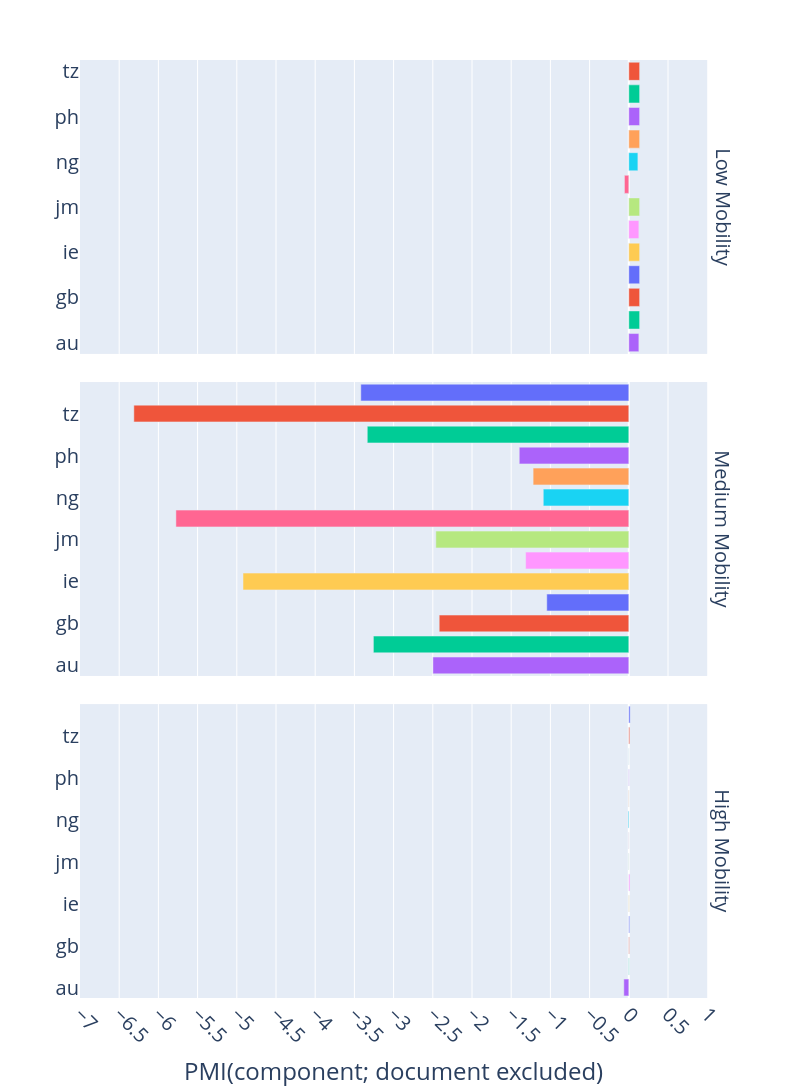

Notebook code cell kept with this figure:
### Code cell
# !mkdir -p ../output/eval/images/pmi 
# render_pmi_bar("by_cluster").write_image("../output/eval/images/pmi/distribution_null.png")
# render_pmi_bar("by_mobility").write_image("../output/eval/images/pmi/scale_mobility.png")
# render_pmi_bar("by_mobility").write_image("../output/eval/images/pmi/mobility.png")
render_pmi_bar("by_source_genre_component_english", "component")
# render_pmi_bar("by_source_genre_cluster_english").write_image("../output/eval/images/pmi/mobility_cluster.png")

### Figure 1 — Plotly figure (JSON) as saved in the notebook; plotly's stock layout.template omitted (floating-point values rounded to 4 significant figures)
{"data": [{"hovertemplate": "component=%{y}<br>Degree of Mobility=low<br>PMI(component; document excluded)=%{x}<extra></extra>", "legendgroup": "tz", "marker": {"color": "#EF553B", "pattern": {"shape": ""}}, "name": "tz", "orientation": "h", "showlegend": true, "textposition": "auto", "type": "bar", "x": [0.1381], "xaxis": "x3", "y": ["tz"], "yaxis": "y3"}, {"hovertemplate": "component=%{y}<br>Degree of Mobility=low<br>PMI(component; document excluded)=%{x}<extra></extra>", "legendgroup": "sg", "marker": {"color": "#00cc96", "pattern": {"shape": ""}}, "name": "sg", "orientation": "h", "showlegend": true, "textposition": "auto", "type": "bar", "x": [0.1381], "xaxis": "x3", "y": ["sg"], "yaxis": "y3"}, {"hovertemplate": "component=%{y}<br>Degree of Mobility=low<br>PMI(component; document excluded)=%{x}<extra></extra>", "legendgroup": "ph", "marker": {"color": "#ab63fa", "pattern": {"shape": ""}}, "name": "ph", "orientation": "h", "showlegend": true, "textposition": "auto", "type": "bar", "x": [0.1381], "xaxis": "x3", "y": ["ph"], "yaxis": "y3"}, {"hovertemplate": "component=%{y}<br>Degree of Mobility=low<br>PMI(component; document excluded)=%{x}<extra></extra>", "legendgroup": "nz", "marker": {"color": "#FFA15A", "pattern": {"shape": ""}}, "name": "nz", "orientation": "h", "showlegend": true, "textposition": "auto", "type": "bar", "x": [0.1381], "xaxis": "x3", "y": ["nz"], "yaxis": "y3"}, {"hovertemplate": "component=%{y}<br>Degree of Mobility=low<br>PMI(component; document excluded)=%{x}<extra></extra>", "legendgroup": "ng", "marker": {"color": "#19d3f3", "pattern": {"shape": ""}}, "name": "ng", "orientation": "h", "showlegend": true, "textposition": "auto", "type": "bar", "x": [0.1159], "xaxis": "x3", "y": ["ng"], "yaxis": "y3"}, {"hovertemplate": "component=%{y}<br>Degree of Mobility=low<br>PMI(component; document excluded)=%{x}<extra></extra>", "legendgroup": "ke", "marker": {"color": "#FF6692", "pattern": {"shape": ""}}, "name": "ke", "orientation": "h", "showlegend": true, "textposition": "auto", "type": "bar", "x": [-0.05577], "xaxis": "x3", "y": ["ke"], "yaxis": "y3"}, {"hovertemplate": "component=%{y}<br>Degree of Mobility=low<br>PMI(component; document excluded)=%{x}<extra></extra>", "legendgroup": "jm", "marker": {"color": "#B6E880", "pattern": {"shape": ""}}, "name": "jm", "orientation": "h", "showlegend": true, "textposition": "auto", "type": "bar", "x": [0.1381], "xaxis": "x3", "y": ["jm"], "yaxis": "y3"}, {"hovertemplate": "component=%{y}<br>Degree of Mobility=low<br>PMI(component; document excluded)=%{x}<extra></extra>", "legendgroup": "in", "marker": {"color": "#FF97FF", "pattern": {"shape": ""}}, "name": "in", "orientation": "h", "showlegend": true, "textposition": "auto", "type": "bar", "x": [0.1285], "xaxis": "x3", "y": ["in"], "yaxis": "y3"}, {"hovertemplate": "component=%{y}<br>Degree of Mobility=low<br>PMI(component; document excluded)=%{x}<extra></extra>", "legendgroup": "ie", "marker": {"color": "#FECB52", "pattern": {"shape": ""}}, "name": "ie", "orientation": "h", "showlegend": true, "textposition": "auto", "type": "bar", "x": [0.1381], "xaxis": "x3", "y": ["ie"], "yaxis": "y3"}, {"hovertemplate": "component=%{y}<br>Degree of Mobility=low<br>PMI(component; document excluded)=%{x}<extra></extra>", "legendgroup": "hk", "marker": {"color": "#636efa", "pattern": {"shape": ""}}, "name": "hk", "orientation": "h", "showlegend": true, "textposition": "auto", "type": "bar", "x": [0.1381], "xaxis": "x3", "y": ["hk"], "yaxis": "y3"}, {"hovertemplate": "component=%{y}<br>Degree of Mobility=low<br>PMI(component; document excluded)=%{x}<extra></extra>", "legendgroup": "gb", "marker": {"color": "#EF553B", "pattern": {"shape": ""}}, "name": "gb", "orientation": "h", "showlegend": true, "textposition": "auto", "type": "bar", "x": [0.1381], "xaxis": "x3", "y": ["gb"], "yaxis": "y3"}, {"hovertemplate": "component=%{y}<br>Degree of Mobility=low<br>PMI(component; document excluded)=%{x}<extra></extra>", "legendgroup": "ca", "marker": {"color": "#00cc96", "pattern": {"shape": ""}}, "name": "ca", "orientation": "h", "showlegend": true, "textposition": "auto", "type": "bar", "x": [0.1381], "xaxis": "x3", "y": ["ca"], "yaxis": "y3"}, {"hovertemplate": "component=%{y}<br>Degree of Mobility=low<br>PMI(component; document excluded)=%{x}<extra></extra>", "legendgroup": "au", "marker": {"color": "#ab63fa", "pattern": {"shape": ""}}, "name": "au", "orientation": "h", "showlegend": true, "textposition": "auto", "type": "bar", "x": [0.1285], "xaxis": "x3", "y": ["au"], "yaxis": "y3"}, {"hovertemplate": "component=%{y}<br>Degree of Mobility=medium<br>PMI(component; document excluded)=%{x}<extra></extra>", "legendgroup": "us", "marker": {"color": "#636efa", "pattern": {"shape": ""}}, "name": "us", "orientation": "h", "showlegend": true, "textposition": "auto", "type": "bar", "x": [-3.418], "xaxis": "x2", "y": ["us"], "yaxis": "y2"}, {"hovertemplate": "component=%{y}<br>Degree of Mobility=medium<br>PMI(component; document excluded)=%{x}<extra></extra>", "legendgroup": "tz", "marker": {"color": "#EF553B", "pattern": {"shape": ""}}, "name": "tz", "orientation": "h", "showlegend": false, "textposition": "auto", "type": "bar", "x": [-6.313], "xaxis": "x2", "y": ["tz"], "yaxis": "y2"}, {"hovertemplate": "component=%{y}<br>Degree of Mobility=medium<br>PMI(component; document excluded)=%{x}<extra></extra>", "legendgroup": "sg", "marker": {"color": "#00cc96", "pattern": {"shape": ""}}, "name": "sg", "orientation": "h", "showlegend": false, "textposition": "auto", "type": "bar", "x": [-3.336], "xaxis": "x2", "y": ["sg"], "yaxis": "y2"}, {"hovertemplate": "component=%{y}<br>Degree of Mobility=medium<br>PMI(component; document excluded)=%{x}<extra></extra>", "legendgroup": "ph", "marker": {"color": "#ab63fa", "pattern": {"shape": ""}}, "name": "ph", "orientation": "h", "showlegend": false, "textposition": "auto", "type": "bar", "x": [-1.397], "xaxis": "x2", "y": ["ph"], "yaxis": "y2"}, {"hovertemplate": "component=%{y}<br>Degree of Mobility=medium<br>PMI(component; document excluded)=%{x}<extra></extra>", "legendgroup": "nz", "marker": {"color": "#FFA15A", "pattern": {"shape": ""}}, "name": "nz", "orientation": "h", "showlegend": false, "textposition": "auto", "type": "bar", "x": [-1.22], "xaxis": "x2", "y": ["nz"], "yaxis": "y2"}, {"hovertemplate": "component=%{y}<br>Degree of Mobility=medium<br>PMI(component; document excluded)=%{x}<extra></extra>", "legendgroup": "ng", "marker": {"color": "#19d3f3", "pattern": {"shape": ""}}, "name": "ng", "orientation": "h", "showlegend": false, "textposition": "auto", "type": "bar", "x": [-1.091], "xaxis": "x2", "y": ["ng"], "yaxis": "y2"}, {"hovertemplate": "component=%{y}<br>Degree of Mobility=medium<br>PMI(component; document excluded)=%{x}<extra></extra>", "legendgroup": "ke", "marker": {"color": "#FF6692", "pattern": {"shape": ""}}, "name": "ke", "orientation": "h", "showlegend": false, "textposition": "auto", "type": "bar", "x": [-5.777], "xaxis": "x2", "y": ["ke"], "yaxis": "y2"}, {"hovertemplate": "component=%{y}<br>Degree of Mobility=medium<br>PMI(component; document excluded)=%{x}<extra></extra>", "legendgroup": "jm", "marker": {"color": "#B6E880", "pattern": {"shape": ""}}, "name": "jm", "orientation": "h", "showlegend": false, "textposition": "auto", "type": "bar", "x": [-2.461], "xaxis": "x2", "y": ["jm"], "yaxis": "y2"}, {"hovertemplate": "component=%{y}<br>Degree of Mobility=medium<br>PMI(component; document excluded)=%{x}<extra></extra>", "legendgroup": "in", "marker": {"color": "#FF97FF", "pattern": {"shape": ""}}, "name": "in", "orientation": "h", "showlegend": false, "textposition": "auto", "type": "bar", "x": [-1.316], "xaxis": "x2", "y": ["in"], "yaxis": "y2"}, {"hovertemplate": "component=%{y}<br>Degree of Mobility=medium<br>PMI(component; document excluded)=%{x}<extra></extra>", "legendgroup": "ie", "marker": {"color": "#FECB52", "pattern": {"shape": ""}}, "name": "ie", "orientation": "h", "showlegend": false, "textposition": "auto", "type": "bar", "x": [-4.921], "xaxis": "x2", "y": ["ie"], "yaxis": "y2"}, {"hovertemplate": "component=%{y}<br>Degree of Mobility=medium<br>PMI(component; document excluded)=%{x}<extra></extra>", "legendgroup": "hk", "marker": {"color": "#636efa", "pattern": {"shape": ""}}, "name": "hk", "orientation": "h", "showlegend": false, "textposition": "auto", "type": "bar", "x": [-1.046], "xaxis": "x2", "y": ["hk"], "yaxis": "y2"}, {"hovertemplate": "component=%{y}<br>Degree of Mobility=medium<br>PMI(component; document excluded)=%{x}<extra></extra>", "legendgroup": "gb", "marker": {"color": "#EF553B", "pattern": {"shape": ""}}, "name": "gb", "orientation": "h", "showlegend": false, "textposition": "auto", "type": "bar", "x": [-2.418], "xaxis": "x2", "y": ["gb"], "yaxis": "y2"}, {"hovertemplate": "component=%{y}<br>Degree of Mobility=medium<br>PMI(component; document excluded)=%{x}<extra></extra>", "legendgroup": "ca", "marker": {"color": "#00cc96", "pattern": {"shape": ""}}, "name": "ca", "orientation": "h", "showlegend": false, "textposition": "auto", "type": "bar", "x": [-3.258], "xaxis": "x2", "y": ["ca"], "yaxis": "y2"}, {"hovertemplate": "component=%{y}<br>Degree of Mobility=medium<br>PMI(component; document excluded)=%{x}<extra></extra>", "legendgroup": "au", "marker": {"color": "#ab63fa", "pattern": {"shape": ""}}, "name": "au", "orientation": "h", "showlegend": false, "textposition": "auto", "type": "bar", "x": [-2.499], "xaxis": "x2", "y": ["au"], "yaxis": "y2"}, {"hovertemplate": "component=%{y}<br>Degree of Mobility=high<br>PMI(component; document excluded)=%{x}<extra></extra>", "legendgroup": "us", "marker": {"color": "#636efa", "pattern": {"shape": ""}}, "name": "us", "orientation": "h", "showlegend": false, "textposition": "auto", "type": "bar", "x": [0.01714], "xaxis": "x", "y": ["us"], "yaxis": "y"}, {"hovertemplate": "component=%{y}<br>Degree of Mobility=high<br>PMI(component; document excluded)=%{x}<extra></extra>", "legendgroup": "tz", "marker": {"color": "#EF553B", "pattern": {"shape": ""}}, "name": "tz", "orientation": "h", "showlegend": false, "textposition": "auto", "type": "bar", "x": [0.01201], "xaxis": "x", "y": ["tz"], "yaxis": "y"}, {"hovertemplate": "component=%{y}<br>Degree of Mobility=high<br>PMI(component; document excluded)=%{x}<extra></extra>", "legendgroup": "sg", "marker": {"color": "#00cc96", "pattern": {"shape": ""}}, "name": "sg", "orientation": "h", "showlegend": false, "textposition": "auto", "type": "bar", "x": [0.0006904], "xaxis": "x", "y": ["sg"], "yaxis": "y"}, {"hovertemplate": "component=%{y}<br>Degree of Mobility=high<br>PMI(component; document excluded)=%{x}<extra></extra>", "legendgroup": "ph", "marker": {"color": "#ab63fa", "pattern": {"shape": ""}}, "name": "ph", "orientation": "h", "showlegend": false, "textposition": "auto", "type": "bar", "x": [0.004032], "xaxis": "x", "y": ["ph"], "yaxis": "y"}, {"hovertemplate": "component=%{y}<br>Degree of Mobility=high<br>PMI(component; document excluded)=%{x}<extra></extra>", "legendgroup": "nz", "marker": {"color": "#FFA15A", "pattern": {"shape": ""}}, "name": "nz", "orientation": "h", "showlegend": false, "textposition": "auto", "type": "bar", "x": [0.002844], "xaxis": "x", "y": ["nz"], "yaxis": "y"}, {"hovertemplate": "component=%{y}<br>Degree of Mobility=high<br>PMI(component; document excluded)=%{x}<extra></extra>", "legendgroup": "ng", "marker": {"color": "#19d3f3", "pattern": {"shape": ""}}, "name": "ng", "orientation": "h", "showlegend": false, "textposition": "auto", "type": "bar", "x": [-0.009193], "xaxis": "x", "y": ["ng"], "yaxis": "y"}, {"hovertemplate": "component=%{y}<br>Degree of Mobility=high<br>PMI(component; document excluded)=%{x}<extra></extra>", "legendgroup": "ke", "marker": {"color": "#FF6692", "pattern": {"shape": ""}}, "name": "ke", "orientation": "h", "showlegend": false, "textposition": "auto", "type": "bar", "x": [-0.001339], "xaxis": "x", "y": ["ke"], "yaxis": "y"}, {"hovertemplate": "component=%{y}<br>Degree of Mobility=high<br>PMI(component; document excluded)=%{x}<extra></extra>", "legendgroup": "jm", "marker": {"color": "#B6E880", "pattern": {"shape": ""}}, "name": "jm", "orientation": "h", "showlegend": false, "textposition": "auto", "type": "bar", "x": [-0.002045], "xaxis": "x", "y": ["jm"], "yaxis": "y"}, {"hovertemplate": "component=%{y}<br>Degree of Mobility=high<br>PMI(component; document excluded)=%{x}<extra></extra>", "legendgroup": "in", "marker": {"color": "#FF97FF", "pattern": {"shape": ""}}, "name": "in", "orientation": "h", "showlegend": false, "textposition": "auto", "type": "bar", "x": [0.01433], "xaxis": "x", "y": ["in"], "yaxis": "y"}, {"hovertemplate": "component=%{y}<br>Degree of Mobility=high<br>PMI(component; document excluded)=%{x}<extra></extra>", "legendgroup": "ie", "marker": {"color": "#FECB52", "pattern": {"shape": ""}}, "name": "ie", "orientation": "h", "showlegend": false, "textposition": "auto", "type": "bar", "x": [0.00434], "xaxis": "x", "y": ["ie"], "yaxis": "y"}, {"hovertemplate": "component=%{y}<br>Degree of Mobility=high<br>PMI(component; document excluded)=%{x}<extra></extra>", "legendgroup": "hk", "marker": {"color": "#636efa", "pattern": {"shape": ""}}, "name": "hk", "orientation": "h", "showlegend": false, "textposition": "auto", "type": "bar", "x": [0.01065], "xaxis": "x", "y": ["hk"], "yaxis": "y"}, {"hovertemplate": "component=%{y}<br>Degree of Mobility=high<br>PMI(component; document excluded)=%{x}<extra></extra>", "legendgroup": "gb", "marker": {"color": "#EF553B", "pattern": {"shape": ""}}, "name": "gb", "orientation": "h", "showlegend": false, "textposition": "auto", "type": "bar", "x": [0.006724], "xaxis": "x", "y": ["gb"], "yaxis": "y"}, {"hovertemplate": "component=%{y}<br>Degree of Mobility=high<br>PMI(component; document excluded)=%{x}<extra></extra>", "legendgroup": "ca", "marker": {"color": "#00cc96", "pattern": {"shape": ""}}, "name": "ca", "orientation": "h", "showlegend": false, "textposition": "auto", "type": "bar", "x": [0.004002], "xaxis": "x", "y": ["ca"], "yaxis": "y"}, {"hovertemplate": "component=%{y}<br>Degree of Mobility=high<br>PMI(component; document excluded)=%{x}<extra></extra>", "legendgroup": "au", "marker": {"color": "#ab63fa", "pattern": {"shape": ""}}, "name": "au", "orientation": "h", "showlegend": false, "textposition": "auto", "type": "bar", "x": [-0.06357], "xaxis": "x", "y": ["au"], "yaxis": "y"}], "layout": {"annotations": [{"font": {}, "showarrow": false, "text": "High Mobility", "textangle": 90, "x": 0.98, "xanchor": "left", "xref": "paper", "y": 0.1567, "yanchor": "middle", "yref": "paper"}, {"font": {}, "showarrow": false, "text": "Medium Mobility", "textangle": 90, "x": 0.98, "xanchor": "left", "xref": "paper", "y": 0.5, "yanchor": "middle", "yref": "paper"}, {"font": {}, "showarrow": false, "text": "Low Mobility", "textangle": 90, "x": 0.98, "xanchor": "left", "xref": "paper", "y": 0.8433, "yanchor": "middle", "yref": "paper"}], "barmode": "relative", "font": {"size": 20}, "height": 1600, "legend": {"title": {"text": "component"}, "tracegroupgap": 0}, "margin": {"t": 60}, "showlegend": false, "width": 800, "xaxis": {"anchor": "y", "domain": [0, 0.98], "dtick": 0.5, "range": [-7, 1], "tickangle": 45, "title": {"text": "PMI(component; document excluded)"}}, "xaxis2": {"anchor": "y2", "domain": [0, 0.98], "dtick": 0.5, "matches": "x", "range": [-7, 1], "showticklabels": false, "tickangle": 45}, "xaxis3": {"anchor": "y3", "domain": [0, 0.98], "dtick": 0.5, "matches": "x", "range": [-7, 1], "showticklabels": false, "tickangle": 45}, "yaxis": {"anchor": "x", "categoryarray": ["au", "ca", "gb", "hk", "ie", "in", "jm", "ke", "ng", "nz", "ph", "sg", "tz", "us"], "categoryorder": "array", "domain": [0, 0.3133], "title": {"text": ""}}, "yaxis2": {"anchor": "x2", "categoryarray": ["au", "ca", "gb", "hk", "ie", "in", "jm", "ke", "ng", "nz", "ph", "sg", "tz", "us"], "categoryorder": "array", "domain": [0.3433, 0.6567], "title": {"text": ""}}, "yaxis3": {"anchor": "x3", "categoryarray": ["au", "ca", "gb", "hk", "ie", "in", "jm", "ke", "ng", "nz", "ph", "sg", "tz", "us"], "categoryorder": "array", "domain": [0.6867, 1.0], "title": {"text": ""}}}}
